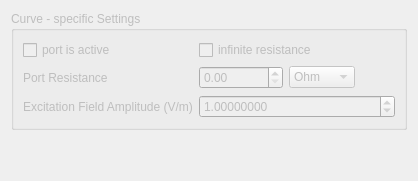
               <widget class="QWidget" name="Curve">
                <attribute name="title">
                 <string>Curve</string>
                </attribute>
                <layout class="QVBoxLayout" name="verticalLayout_31">
                 <item>
                  <widget class="QGroupBox" name="curvePortSettingsGroup">
                   <property name="enabled">
                    <bool>false</bool>
                   </property>
                   <property name="title">
                    <string>Curve - specific Settings</string>
                   </property>
                   <layout class="QGridLayout" name="gridLayout_20">
                    <item row="2" column="2">
                     <layout class="QHBoxLayout" name="horizontalLayout_47">
                      <property name="leftMargin">
                       <number>0</number>
                      </property>
                      <property name="topMargin">
                       <number>0</number>
                      </property>
                      <property name="rightMargin">
                       <number>0</number>
                      </property>
                      <property name="bottomMargin">
                       <number>0</number>
                      </property>
                      <item>
                       <widget class="QDoubleSpinBox" name="curvePortResistanceValue">
                        <property name="maximum">
                         <double>10000000000.000000000000000</double>
                        </property>
                       </widget>
                      </item>
                      <item>
                       <widget class="QComboBox" name="curvePortResistanceUnits">
                        <property name="currentText">
                         <string>Ohm</string>
                        </property>
                        <item>
                         <property name="text">
                          <string>Ohm</string>
                         </property>
                        </item>
                        <item>
                         <property name="text">
                          <string>uOhm</string>
                         </property>
                        </item>
                        <item>
                         <property name="text">
                          <string>mOhm</string>
                         </property>
                        </item>
                        <item>
                         <property name="text">
                          <string>kOhm</string>
                         </property>
                        </item>
                        <item>
                         <property name="text">
                          <string>MOhm</string>
                         </property>
                        </item>
                        <item>
                         <property name="text">
                          <string>GOhm</string>
                         </property>
                        </item>
                       </widget>
                      </item>
                      <item>
                       <spacer name="horizontalSpacer_39">
                        <property name="orientation">
                         <enum>Qt::Horizontal</enum>
                        </property>
                        <property name="sizeHint" stdset="0">
                         <size>
                          <width>40</width>
                          <height>20</height>
                         </size>
                        </property>
                       </spacer>
                      </item>
                     </layout>
                    </item>
                    <item row="3" column="0">
                     <widget class="QLabel" name="label_103">
                      <property name="text">
                       <string>Excitation Field Amplitude (V/m)</string>
                      </property>
                     </widget>
                    </item>
                    <item row="2" column="0">
                     <widget class="QLabel" name="label_92">
                      <property name="text">
                       <string>Port Resistance</string>
                      </property>
                     </widget>
                    </item>
                    <item row="0" column="0">
                     <widget class="QCheckBox" name="curvePortActive">
                      <property name="text">
                       <string>port is active</string>
                      </property>
                     </widget>
                    </item>
                    <item row="3" column="2">
                     <widget class="QDoubleSpinBox" name="curvePortExcitationAmplitude">
                      <property name="decimals">
                       <number>8</number>
                      </property>
                      <property name="minimum">
                       <double>-10000000000.000000000000000</double>
                      </property>
                      <property name="maximum">
                       <double>10000000000.000000000000000</double>
                      </property>
                      <property name="singleStep">
                       <double>0.100000000000000</double>
                      </property>
                      <property name="value">
                       <double>1.000000000000000</double>
                      </property>
                     </widget>
                    </item>
                    <item row="0" column="2">
                     <widget class="QCheckBox" name="curvePortInfinitResistance">
                      <property name="text">
                       <string>infinite resistance</string>
                      </property>
                     </widget>
                    </item>
                   </layout>
                  </widget>
                 </item>
                 <item>
                  <spacer name="verticalSpacer_20">
                   <property name="orientation">
                    <enum>Qt::Vertical</enum>
                   </property>
                   <property name="sizeHint" stdset="0">
                    <size>
                     <width>20</width>
                     <height>40</height>
                    </size>
                   </property>
                  </spacer>
                 </item>
                </layout>
               </widget>
